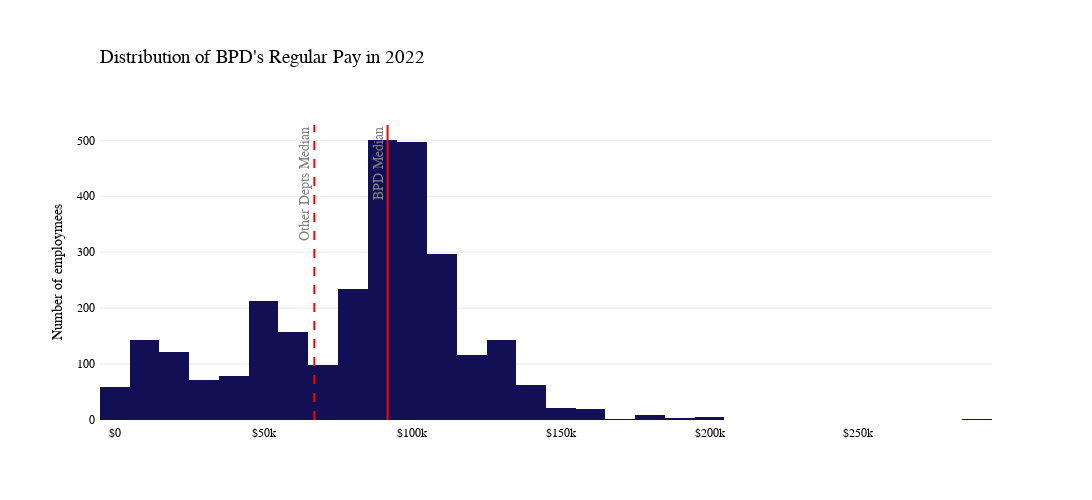

The notebook cell this image was saved under:
### Code cell
# use plotly to do the thing in above cell
import math
import plotly.express as px
from plotly.graph_objs import *

# Remove negative outliers
df = df.drop(df.index[df['REGULAR'] <= 0])
non_bpd_df = non_bpd_df.drop(non_bpd_df.index[non_bpd_df['REGULAR'] <= 0])
non_bpd_df['REGULAR']=non_bpd_df['REGULAR'].dropna()


layout = Layout(
    paper_bgcolor='rgba(0,0,0,0)',
    plot_bgcolor='rgba(0,0,0,0)'
)

# fig.update_traces(marker_color=['#0055aa'])

# make the background transparent in white
fig.update_layout(plot_bgcolor='rgba(0,0,0,0)')
fig = px.histogram(df, x="REGULAR", nbins=50, title='<b>Distribution of Regular Pay</b>', color_discrete_sequence=['#130F54'])

# remove the x and y labels
fig.update_yaxes(title_text='Number of employmees')
fig.update_yaxes(showgrid=True, gridwidth=0.5, gridcolor='LightGray')

# Median line
print(df['REGULAR'].median())
print(non_bpd_df['REGULAR'].median())

fig.add_vline(x=df['REGULAR'].median(), 
    line_width=2, 
    line_color="red", 
    # annotation_text="BPD Median: $" + str(math.trunc(df['REGULAR'].median())), 
    annotation_text="BPD Median", 
    annotation_position="left top",
    # annotation=dict(font_size=13, font_family="GT America", xref="x domain", x=0.36, y=1.02),
    annotation=dict(font_size=14, font_color="grey", font_family="GT America", textangle=-90)

)

fig.add_vline(x=non_bpd_df['REGULAR'].median(), 
    line_width=2, 
    line_color="red",
    line_dash="dash",  
    # annotation_text="Other Depts Median: $" + str(math.trunc(non_bpd_df['REGULAR'].median())), 
    annotation_text="Other Depts Median", 
    annotation_position="left top",
    # annotation=dict(font_size=13, font_family="GT America", xref="x domain", x=0.16, y=1.02),
    annotation=dict(font_size=14, font_color="grey",font_family="GT America", textangle=-90)

)

# Font & other aesthetic stuff
fig.update_layout(
    plot_bgcolor='rgba(0,0,0,0)',
    font_family="GT America",
    font_color="black",
    xaxis_title=None,
    xaxis_tickprefix = '$',
    height=500,
    width=1100,
    margin=dict(
        l=100,
        r=100,
        b=80,
        t=125,
        pad=4
    )
    
)

# Customize title
fig.update_layout(
    title=go.layout.Title(
        text="Distribution of BPD's Regular Pay in 2022",
        xref="paper",
        x=0,
        y=0.9,
        font_family="GT America Bold",
        font_size=19
    )
)

fig.show()

### Figure 1 — Plotly figure (JSON) as saved in the notebook; plotly's stock layout.template omitted (floating-point values rounded to 4 significant figures; data arrays with more than 128 entries replaced by an {"elided": "..."} marker saying what was removed)
{"data": [{"alignmentgroup": "True", "bingroup": "x", "hovertemplate": "REGULAR=%{x}<br>count=%{y}<extra></extra>", "legendgroup": "", "marker": {"color": "#130F54", "pattern": {"shape": ""}}, "name": "", "nbinsx": 50, "offsetgroup": "", "orientation": "v", "showlegend": false, "type": "histogram", "x": {"elided": "3033 float values"}, "xaxis": "x", "yaxis": "y"}], "layout": {"annotations": [{"font": {"color": "grey", "family": "GT America", "size": 14}, "showarrow": false, "text": "BPD Median", "textangle": -90, "x": 91720.0, "xanchor": "right", "xref": "x", "y": 1, "yanchor": "top", "yref": "y domain"}, {"font": {"color": "grey", "family": "GT America", "size": 14}, "showarrow": false, "text": "Other Depts Median", "textangle": -90, "x": 67100.0, "xanchor": "right", "xref": "x", "y": 1, "yanchor": "top", "yref": "y domain"}], "barmode": "relative", "font": {"color": "black", "family": "GT America"}, "height": 500, "legend": {"tracegroupgap": 0}, "margin": {"b": 80, "l": 100, "pad": 4, "r": 100, "t": 125}, "plot_bgcolor": "rgba(0,0,0,0)", "shapes": [{"line": {"color": "red", "width": 2}, "type": "line", "x0": 91720.0, "x1": 91720.0, "xref": "x", "y0": 0, "y1": 1, "yref": "y domain"}, {"line": {"color": "red", "dash": "dash", "width": 2}, "type": "line", "x0": 67100.0, "x1": 67100.0, "xref": "x", "y0": 0, "y1": 1, "yref": "y domain"}], "title": {"font": {"family": "GT America Bold", "size": 19}, "text": "Distribution of BPD's Regular Pay in 2022", "x": 0, "xref": "paper", "y": 0.9}, "width": 1100, "xaxis": {"anchor": "y", "domain": [0, 1], "tickprefix": "$", "title": {}}, "yaxis": {"anchor": "x", "domain": [0, 1], "gridcolor": "LightGray", "gridwidth": 0.5, "showgrid": true, "title": {"text": "Number of employmees"}}}}
